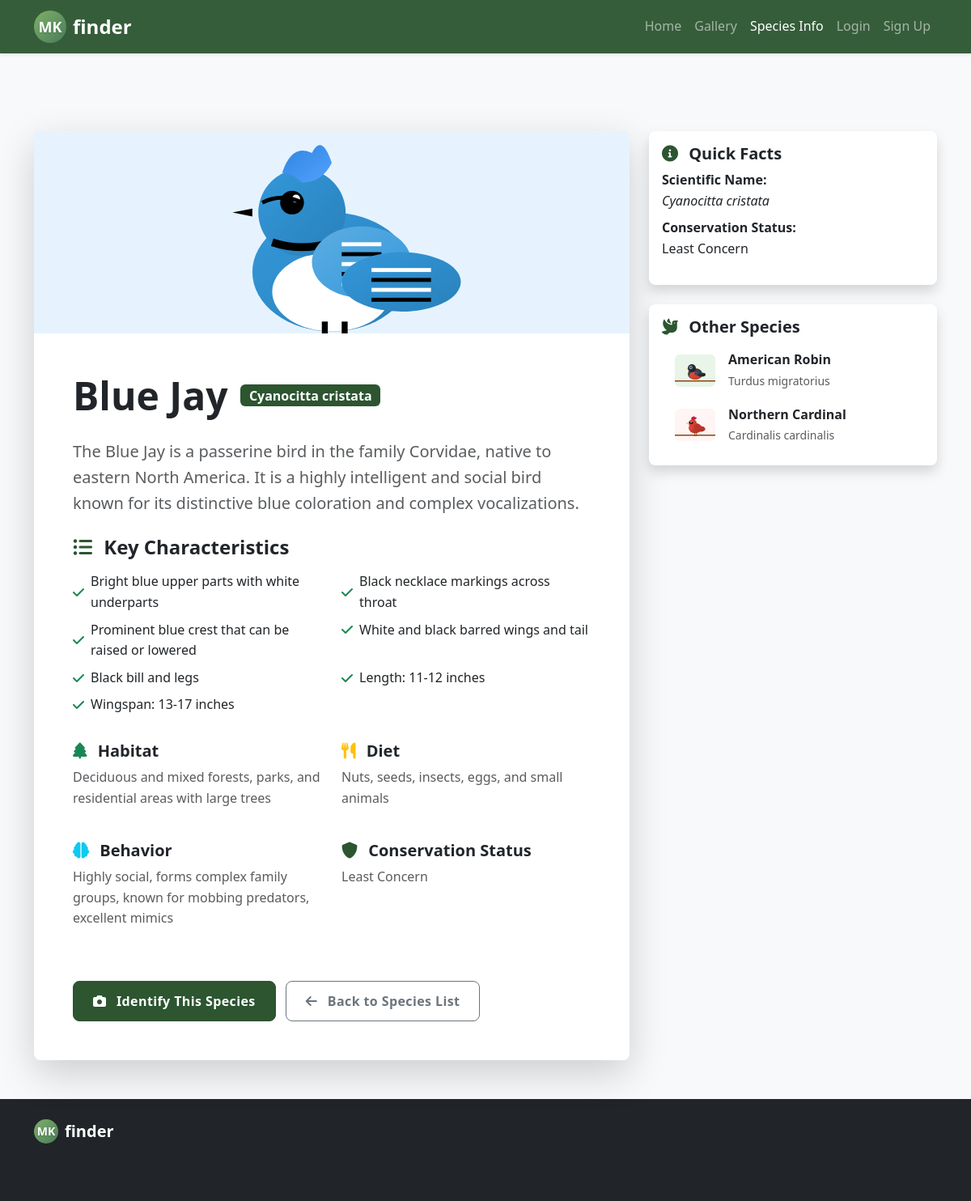
The app's page /species.php?species=Blue+Jay with its own data.
### tables this page shows
CREATE TABLE species (
    id INT AUTO_INCREMENT PRIMARY KEY,
    name VARCHAR(255) NOT NULL UNIQUE,
    scientific_name VARCHAR(255) DEFAULT NULL,
    description TEXT,
    characteristics JSON,
    habitat TEXT,
    diet TEXT,
    behavior TEXT,
    conservation_status VARCHAR(100) DEFAULT NULL,
    created_at TIMESTAMP DEFAULT CURRENT_TIMESTAMP,
    updated_at TIMESTAMP DEFAULT CURRENT_TIMESTAMP ON UPDATE CURRENT_TIMESTAMP,
    INDEX idx_species_name (name)
);

### config.php (called while the page is built, shortened)
<?php
function sanitizeInput($data) {
    return htmlspecialchars(trim($data), ENT_QUOTES, 'UTF-8');
}
?>

### database.php (called while the page is built, shortened)
<?php
require_once __DIR__ . '/config.php';
class Database {
    private static $instance = null;
    private $connection = null;
    public static function getInstance() {
        if (self::$instance === null) {
            self::$instance = new Database();
        }
        return self::$instance;
    }
    private function connect() {
        try {
            $databaseUrl = getenv('DATABASE_URL');
            if (!empty($databaseUrl)) {
                $dbInfo = parse_url($databaseUrl);
                $host = $dbInfo['host'];
                $port = $dbInfo['port'] ?? 3306;
                $dbname = ltrim($dbInfo['path'], '/');
                $user = $dbInfo['user'];
                $password = $dbInfo['pass'];
            } else {
                $host = getenv('DB_HOST') ?: 'localhost';
                $port = getenv('DB_PORT') ?: 3306;
                $dbname = getenv('DB_NAME') ?: 'mkfinder';
                $user = getenv('DB_USER') ?: 'root';
                $password = getenv('DB_PASS') ?: '';
            }
            $dsn = "mysql:host={$host};port={$port};dbname={$dbname};charset=utf8mb4";
            $this->connection = new PDO($dsn, $user, $password, [
                PDO::ATTR_ERRMODE => PDO::ERRMODE_EXCEPTION,
                PDO::ATTR_DEFAULT_FETCH_MODE => PDO::FETCH_ASSOC,
                PDO::ATTR_EMULATE_PREPARES => false,
                PDO::MYSQL_ATTR_INIT_COMMAND => "SET NAMES utf8mb4"
            ]);
        } catch (Exception $e) {
            logError('Database connection failed', ['error' => $e->getMessage()]);
            throw new Exception('Database connection failed: ' . $e->getMessage());
        }
    }
    public function query($sql, $params = []) {
        try {
            $stmt = $this->connection->prepare($sql);
            $stmt->execute($params);
            return $stmt;
        } catch (PDOException $e) {
            logError('Database query failed', [
                'sql' => $sql,
                'params' => $params,
                'error' => $e->getMessage()
            ]);
            throw new Exception('Database query failed: ' . $e->getMessage());
        }
    }
    public function getAllSpecies() {
        $stmt = $this->query("SELECT * FROM species ORDER BY name");
        $species = $stmt->fetchAll();
        return $species;
    }
    public function getSpeciesByName($name) {
        $stmt = $this->query("SELECT * FROM species WHERE name = ?", [$name]);
        $species = $stmt->fetch();
        if ($species && isset($species['characteristics'])) {
            $species['characteristics'] = json_decode($species['characteristics'], true);
        }
        return $species;
    }
}
function getDatabase() {
    return Database::getInstance();
}
function getAllSpeciesFromDB() {
    try {
        $db = getDatabase();
        return $db->getAllSpecies();
    } catch (Exception $e) {
        logError('Failed to get all species from database', ['error' => $e->getMessage()]);
        return [];
    }
}
function getSpeciesInfoFromDB($speciesName) {
    try {
        $db = getDatabase();
        return $db->getSpeciesByName($speciesName);
    } catch (Exception $e) {
        logError('Failed to get species info from database', [
            'species' => $speciesName,
            'error' => $e->getMessage()
        ]);
        return null;
    }
}
?>

### species.php (the view, shortened to what this page needs)
<?php
require_once 'config.php';
require_once 'database.php';
$speciesName = isset($_GET['species']) ? sanitizeInput($_GET['species']) : '';
$speciesInfo = null;
if (!empty($speciesName)) {
    $speciesInfo = getSpeciesInfoFromDB($speciesName);
}
$allSpecies = getAllSpeciesFromDB();
?>
<!DOCTYPE html>
<html lang="en">
<head>
    <link href="https://cdn.jsdelivr.net/npm/bootstrap@5.3.0/dist/css/bootstrap.min.css" rel="stylesheet">
    <link href="https://cdnjs.cloudflare.com/ajax/libs/font-awesome/6.0.0/css/all.min.css" rel="stylesheet">
    <link href="styles.css" rel="stylesheet">
</head>
<body>
    <nav class="navbar navbar-expand-lg navbar-dark bg-primary">
        <div class="container">
            <a class="navbar-brand d-flex align-items-center" href="index.html">
                <div class="logo-mk me-2">MK</div>
                <span class="brand-name">finder</span>
            </a>
            <div class="collapse navbar-collapse" id="navbarNav">
                <ul class="navbar-nav ms-auto">
                    <li class="nav-item">
                        <a class="nav-link" href="index.html">Home</a>
                    </li>
                    <li class="nav-item">
                        <a class="nav-link" href="gallery.php">Gallery</a>
                    </li>
                    <li class="nav-item">
                        <a class="nav-link active" href="species.php">Species Info</a>
                    </li>
                    <li class="nav-item">
                        <a class="nav-link" href="login.html">Login</a>
                    </li>
                    <li class="nav-item">
                        <a class="nav-link" href="signup.html">Sign Up</a>
                    </li>
                </ul>
            </div>
        </div>
    </nav>
    <div class="container mt-5 pt-5">
        <?php if ($speciesInfo): ?>
            <div class="row">
                <div class="col-lg-8">
                    <div class="card shadow-lg border-0">
                        <?php
                        $detailImageFile = '';
                        switch($speciesInfo['name']) {
                            case 'Blue Jay':
                                $detailImageFile = 'images/blue-jay.svg';
                                break;
                        }
                        ?>
                        <?php if ($detailImageFile && file_exists($detailImageFile)): ?>
                            <img src="<?php echo $detailImageFile; ?>"
                                 class="card-img-top"
                                 alt="<?php echo htmlspecialchars($speciesInfo['name']); ?>"
                                 style="height: 250px; object-fit: cover;">
                        <?php endif; ?>
                        <div class="card-body p-5">
                            <div class="d-flex align-items-center mb-4">
                                <h1 class="display-5 fw-bold mb-0 me-3"><?php echo htmlspecialchars($speciesInfo['name']); ?></h1>
                                <span class="badge bg-primary fs-6"><?php echo htmlspecialchars($speciesInfo['scientific_name']); ?></span>
                            </div>
                            <p class="lead text-muted mb-4"><?php echo htmlspecialchars($speciesInfo['description']); ?></p>
                            <?php if (!empty($speciesInfo['characteristics'])): ?>
                                <div class="mb-4">
                                    <h3 class="h4 fw-bold mb-3">
                                        <i class="fas fa-list-ul text-primary me-2"></i>
                                        Key Characteristics
                                    </h3>
                                    <div class="row">
                                        <?php foreach ($speciesInfo['characteristics'] as $characteristic): ?>
                                            <div class="col-md-6 mb-2">
                                                <div class="d-flex align-items-center">
                                                    <i class="fas fa-check text-success me-2"></i>
                                                    <span><?php echo htmlspecialchars($characteristic); ?></span>
                                                </div>
                                            </div>
                                        <?php endforeach; ?>
                                    </div>
                                </div>
                            <?php endif; ?>
                            <div class="row">
                                <?php if (!empty($speciesInfo['habitat'])): ?>
                                    <div class="col-md-6 mb-4">
                                        <h4 class="h5 fw-bold">
                                            <i class="fas fa-tree text-success me-2"></i>
                                            Habitat
                                        </h4>
                                        <p class="text-muted"><?php echo htmlspecialchars($speciesInfo['habitat']); ?></p>
                                    </div>
                                <?php endif; ?>
                                <?php if (!empty($speciesInfo['diet'])): ?>
                                    <div class="col-md-6 mb-4">
                                        <h4 class="h5 fw-bold">
                                            <i class="fas fa-utensils text-warning me-2"></i>
                                            Diet
                                        </h4>
                                        <p class="text-muted"><?php echo htmlspecialchars($speciesInfo['diet']); ?></p>
                                    </div>
                                <?php endif; ?>
                                <?php if (!empty($speciesInfo['behavior'])): ?>
                                    <div class="col-md-6 mb-4">
                                        <h4 class="h5 fw-bold">
                                            <i class="fas fa-brain text-info me-2"></i>
                                            Behavior
                                        </h4>
                                        <p class="text-muted"><?php echo htmlspecialchars($speciesInfo['behavior']); ?></p>
                                    </div>
                                <?php endif; ?>
                                <?php if (!empty($speciesInfo['conservation_status'])): ?>
                                    <div class="col-md-6 mb-4">
                                        <h4 class="h5 fw-bold">
                                            <i class="fas fa-shield-alt text-primary me-2"></i>
                                            Conservation Status
                                        </h4>
                                        <p class="text-muted"><?php echo htmlspecialchars($speciesInfo['conservation_status']); ?></p>
                                    </div>
                                <?php endif; ?>
                            </div>
                            <div class="mt-4">
                                <a href="index.html" class="btn btn-primary">
                                    <i class="fas fa-camera me-2"></i>
                                    Identify This Species
                                </a>
                                <a href="species.php" class="btn btn-outline-secondary ms-2">
                                    <i class="fas fa-arrow-left me-2"></i>
                                    Back to Species List
                                </a>
                            </div>
                        </div>
                    </div>
                </div>
                <div class="col-lg-4">
                    <div class="card shadow border-0">
                        <div class="card-body">
                            <h5 class="card-title fw-bold">
                                <i class="fas fa-info-circle text-primary me-2"></i>
                                Quick Facts
                            </h5>
                            <ul class="list-unstyled">
                                <li class="mb-2">
                                    <strong>Scientific Name:</strong><br>
                                    <em><?php echo htmlspecialchars($speciesInfo['scientific_name']); ?></em>
                                </li>
                                <?php if (!empty($speciesInfo['conservation_status'])): ?>
                                    <li class="mb-2">
                                        <strong>Conservation Status:</strong><br>
                                        <?php echo htmlspecialchars($speciesInfo['conservation_status']); ?>
                                    </li>
                                <?php endif; ?>
                            </ul>
                        </div>
                    </div>
                    <div class="card shadow border-0 mt-4">
                        <div class="card-body">
                            <h5 class="card-title fw-bold">
                                <i class="fas fa-dove text-primary me-2"></i>
                                Other Species
                            </h5>
                            <div class="list-group list-group-flush">
                                <?php foreach ($allSpecies as $species): ?>
                                    <?php if ($species['name'] !== $speciesInfo['name']): ?>
                                        <?php
                                        $sidebarImageFile = '';
                                        switch($species['name']) {
                                            case 'American Robin':
                                                $sidebarImageFile = 'images/american-robin.svg';
                                                break;
                                            case 'Northern Cardinal':
                                                $sidebarImageFile = 'images/northern-cardinal.svg';
                                                break;
                                        }
                                        ?>
                                        <a href="species.php?species=<?php echo urlencode($species['name']); ?>"
                                           class="list-group-item list-group-item-action border-0 d-flex align-items-center">
                                            <?php if ($sidebarImageFile && file_exists($sidebarImageFile)): ?>
                                                <img src="<?php echo $sidebarImageFile; ?>"
                                                     alt="<?php echo htmlspecialchars($species['name']); ?>"
                                                     style="width: 50px; height: 40px; object-fit: cover; border-radius: 6px;"
                                                     class="me-3">
                                            <?php endif; ?>
                                            <div>
                                                <div class="fw-bold"><?php echo htmlspecialchars($species['name']); ?></div>
                                                <small class="text-muted"><?php echo htmlspecialchars($species['scientific_name']); ?></small>
                                            </div>
                                        </a>
                                    <?php endif; ?>
                                <?php endforeach; ?>
                            </div>
                        </div>
                    </div>
                </div>
            </div>
        <?php endif; ?>
    </div>
    <footer class="bg-dark text-white py-4 mt-5">
        <div class="container">
            <div class="row">
                <div class="col-md-6">
                    <div class="d-flex align-items-center mb-2">
                        <div class="logo-mk me-2">MK</div>
                        <span class="brand-name">finder</span>
                    </div>
                    <p class="text-muted small">Advanced bird species identification system</p>
                </div>
                <div class="col-md-6 text-md-end">
                    <p class="text-muted small mb-0">&copy; 2025 MKfinder. All rights reserved.</p>
                </div>
            </div>
        </div>
    </footer>
</body>
</html>

### records on screen
species: name "Blue Jay", scientific_name "Cyanocitta cristata", description "The Blue Jay is a passerine bird in the family Corvidae, native to eastern North America. It is a highly intelligent and social bird known for its distinctive blue coloration and complex vocalizations.", habitat "Deciduous and mixed forests, parks, and residential areas with large trees", diet "Nuts, seeds, insects, eggs, and small animals", behavior "Highly social, forms complex family groups, known for mobbing predators, excellent mimics", conservation_status "Least Concern"
species: shows a picture, name "American Robin", scientific_name "Turdus migratorius"
species: shows a picture, name "Northern Cardinal", scientific_name "Cardinalis cardinalis"

### other values on screen
$characteristic "Bright blue upper parts with white underparts"
$characteristic "Black necklace markings across throat"
$characteristic "Prominent blue crest that can be raised or lowered"
$characteristic "White and black barred wings and tail"
$characteristic "Black bill and legs"
$characteristic "Length: 11-12 inches"
$characteristic "Wingspan: 13-17 inches"
